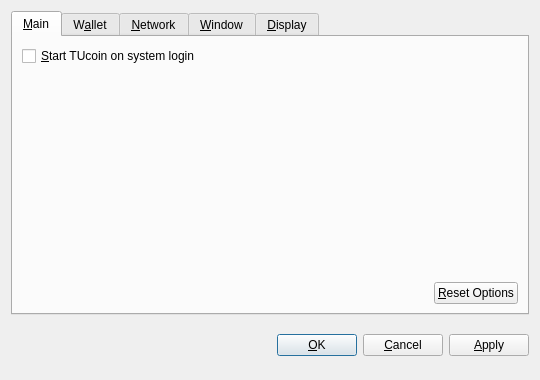
<?xml version="1.0" encoding="UTF-8"?>
<ui version="4.0">
 <class>OptionsDialog</class>
 <widget class="QDialog" name="OptionsDialog">
  <property name="geometry">
   <rect>
    <x>0</x>
    <y>0</y>
    <width>540</width>
    <height>380</height>
   </rect>
  </property>
  <property name="windowTitle">
   <string>Options</string>
  </property>
  <property name="modal">
   <bool>true</bool>
  </property>
  <layout class="QVBoxLayout" name="verticalLayout">
   <item>
    <widget class="QTabWidget" name="tabWidget">
     <property name="tabPosition">
      <enum>QTabWidget::North</enum>
     </property>
     <property name="currentIndex">
      <number>0</number>
     </property>
     <widget class="QWidget" name="tabMain">
      <attribute name="title">
       <string>&amp;Main</string>
      </attribute>
      <layout class="QVBoxLayout" name="verticalLayout_Main">
       <item>
        <widget class="QCheckBox" name="bitcoinAtStartup">
         <property name="toolTip">
          <string>Automatically start TUcoin after logging in to the system.</string>
         </property>
         <property name="text">
          <string>&amp;Start TUcoin on system login</string>
         </property>
        </widget>
       </item>
       <item>
        <spacer name="verticalSpacer_Main">
         <property name="orientation">
          <enum>Qt::Vertical</enum>
         </property>
         <property name="sizeHint" stdset="0">
          <size>
           <width>20</width>
           <height>40</height>
          </size>
         </property>
        </spacer>
       </item>
       <item>
        <layout class="QHBoxLayout" name="horizontalLayout_2_Main">
         <item>
          <spacer name="horizontalSpacer_2_Main">
           <property name="orientation">
            <enum>Qt::Horizontal</enum>
           </property>
           <property name="sizeHint" stdset="0">
            <size>
             <width>40</width>
             <height>20</height>
            </size>
           </property>
          </spacer>
         </item>
         <item>
          <widget class="QPushButton" name="resetButton">
           <property name="toolTip">
            <string>Reset all client options to default.</string>
           </property>
           <property name="text">
            <string>&amp;Reset Options</string>
           </property>
           <property name="autoDefault">
            <bool>false</bool>
           </property>
          </widget>
         </item>
        </layout>
       </item>
      </layout>
     </widget>
     <widget class="QWidget" name="tabWallet">
      <attribute name="title">
       <string>W&amp;allet</string>
      </attribute>
      <layout class="QVBoxLayout" name="verticalLayout_Network">
       <item>
        <widget class="QLabel" name="transactionFeeInfoLabel">
         <property name="text">
          <string>Optional transaction fee per kB that helps make sure your transactions are processed quickly. Most transactions are 1 kB.</string>
         </property>
         <property name="textFormat">
          <enum>Qt::PlainText</enum>
         </property>
         <property name="wordWrap">
          <bool>true</bool>
         </property>
        </widget>
       </item>
       <item>
        <layout class="QHBoxLayout" name="horizontalLayout_1_Main">
         <item>
          <widget class="QLabel" name="transactionFeeLabel">
           <property name="text">
            <string>Pay transaction &amp;fee</string>
           </property>
           <property name="textFormat">
            <enum>Qt::PlainText</enum>
           </property>
           <property name="buddy">
            <cstring>transactionFee</cstring>
           </property>
          </widget>
         </item>
         <item>
          <widget class="BitcoinAmountField" name="transactionFee"/>
         </item>
         <item>
          <spacer name="horizontalSpacer_1_Main">
           <property name="orientation">
            <enum>Qt::Horizontal</enum>
           </property>
           <property name="sizeHint" stdset="0">
            <size>
             <width>40</width>
             <height>20</height>
            </size>
           </property>
          </spacer>
         </item>
        </layout>
       </item>
       <item>
        <widget class="QLabel" name="label">
         <property name="text">
          <string>If you disable the spending of unconfirmed change, the change from a transaction cannot be used until that transaction has at least one confirmation. This also affects how your balance is computed.</string>
         </property>
         <property name="wordWrap">
          <bool>true</bool>
         </property>
        </widget>
       </item>
       <item>
        <widget class="QCheckBox" name="spendZeroConfChange">
         <property name="text">
          <string>Spend unconfirmed change  (experts only)</string>
         </property>
        </widget>
       </item>
       <item>
        <spacer name="verticalSpacer">
         <property name="orientation">
          <enum>Qt::Vertical</enum>
         </property>
         <property name="sizeHint" stdset="0">
          <size>
           <width>20</width>
           <height>40</height>
          </size>
         </property>
        </spacer>
       </item>
      </layout>
     </widget>
     <widget class="QWidget" name="tabNetwork">
      <attribute name="title">
       <string>&amp;Network</string>
      </attribute>
      <layout class="QVBoxLayout" name="verticalLayout_Network">
       <item>
        <widget class="QCheckBox" name="mapPortUpnp">
         <property name="toolTip">
          <string>Automatically open the TUcoin client port on the router. This only works when your router supports UPnP and it is enabled.</string>
         </property>
         <property name="text">
          <string>Map port using &amp;UPnP</string>
         </property>
        </widget>
       </item>
       <item>
        <widget class="QCheckBox" name="connectSocks">
         <property name="toolTip">
          <string>Connect to the TUcoin network through a SOCKS proxy (e.g. when connecting through Tor).</string>
         </property>
         <property name="text">
          <string>&amp;Connect through SOCKS proxy:</string>
         </property>
        </widget>
       </item>
       <item>
        <layout class="QHBoxLayout" name="horizontalLayout_Network">
         <item>
          <widget class="QLabel" name="proxyIpLabel">
           <property name="text">
            <string>Proxy &amp;IP:</string>
           </property>
           <property name="textFormat">
            <enum>Qt::PlainText</enum>
           </property>
           <property name="buddy">
            <cstring>proxyIp</cstring>
           </property>
          </widget>
         </item>
         <item>
          <widget class="QValidatedLineEdit" name="proxyIp">
           <property name="maximumSize">
            <size>
             <width>140</width>
             <height>16777215</height>
            </size>
           </property>
           <property name="toolTip">
            <string>IP address of the proxy (e.g. 127.0.0.1)</string>
           </property>
          </widget>
         </item>
         <item>
          <widget class="QLabel" name="proxyPortLabel">
           <property name="text">
            <string>&amp;Port:</string>
           </property>
           <property name="textFormat">
            <enum>Qt::PlainText</enum>
           </property>
           <property name="buddy">
            <cstring>proxyPort</cstring>
           </property>
          </widget>
         </item>
         <item>
          <widget class="QLineEdit" name="proxyPort">
           <property name="maximumSize">
            <size>
             <width>55</width>
             <height>16777215</height>
            </size>
           </property>
           <property name="toolTip">
            <string>Port of the proxy (e.g. 9050)</string>
           </property>
          </widget>
         </item>
         <item>
          <widget class="QLabel" name="socksVersionLabel">
           <property name="text">
            <string>SOCKS &amp;Version:</string>
           </property>
           <property name="textFormat">
            <enum>Qt::PlainText</enum>
           </property>
           <property name="buddy">
            <cstring>socksVersion</cstring>
           </property>
          </widget>
         </item>
         <item>
          <widget class="QValueComboBox" name="socksVersion">
           <property name="toolTip">
            <string>SOCKS version of the proxy (e.g. 5)</string>
           </property>
          </widget>
         </item>
         <item>
          <spacer name="horizontalSpacer_Network">
           <property name="orientation">
            <enum>Qt::Horizontal</enum>
           </property>
           <property name="sizeHint" stdset="0">
            <size>
             <width>40</width>
             <height>20</height>
            </size>
           </property>
          </spacer>
         </item>
        </layout>
       </item>
       <item>
        <spacer name="verticalSpacer_Network">
         <property name="orientation">
          <enum>Qt::Vertical</enum>
         </property>
         <property name="sizeHint" stdset="0">
          <size>
           <width>20</width>
           <height>40</height>
          </size>
         </property>
        </spacer>
       </item>
      </layout>
     </widget>
     <widget class="QWidget" name="tabWindow">
      <attribute name="title">
       <string>&amp;Window</string>
      </attribute>
      <layout class="QVBoxLayout" name="verticalLayout_Window">
       <item>
        <widget class="QCheckBox" name="minimizeToTray">
         <property name="toolTip">
          <string>Show only a tray icon after minimizing the window.</string>
         </property>
         <property name="text">
          <string>&amp;Minimize to the tray instead of the taskbar</string>
         </property>
        </widget>
       </item>
       <item>
        <widget class="QCheckBox" name="minimizeOnClose">
         <property name="toolTip">
          <string>Minimize instead of exit the application when the window is closed. When this option is enabled, the application will be closed only after selecting Quit in the menu.</string>
         </property>
         <property name="text">
          <string>M&amp;inimize on close</string>
         </property>
        </widget>
       </item>
       <item>
        <spacer name="verticalSpacer_Window">
         <property name="orientation">
          <enum>Qt::Vertical</enum>
         </property>
         <property name="sizeHint" stdset="0">
          <size>
           <width>20</width>
           <height>40</height>
          </size>
         </property>
        </spacer>
       </item>
      </layout>
     </widget>
     <widget class="QWidget" name="tabDisplay">
      <attribute name="title">
       <string>&amp;Display</string>
      </attribute>
      <layout class="QVBoxLayout" name="verticalLayout_Display">
       <item>
        <layout class="QHBoxLayout" name="horizontalLayout_1_Display">
         <item>
          <widget class="QLabel" name="langLabel">
           <property name="text">
            <string>User Interface &amp;language:</string>
           </property>
           <property name="textFormat">
            <enum>Qt::PlainText</enum>
           </property>
           <property name="buddy">
            <cstring>lang</cstring>
           </property>
          </widget>
         </item>
         <item>
          <widget class="QValueComboBox" name="lang">
           <property name="toolTip">
            <string>The user interface language can be set here. This setting will take effect after restarting TUcoin.</string>
           </property>
          </widget>
         </item>
        </layout>
       </item>
       <item>
        <layout class="QHBoxLayout" name="horizontalLayout_2_Display">
         <item>
          <widget class="QLabel" name="unitLabel">
           <property name="text">
            <string>&amp;Unit to show amounts in:</string>
           </property>
           <property name="textFormat">
            <enum>Qt::PlainText</enum>
           </property>
           <property name="buddy">
            <cstring>unit</cstring>
           </property>
          </widget>
         </item>
         <item>
          <widget class="QValueComboBox" name="unit">
           <property name="toolTip">
            <string>Choose the default subdivision unit to show in the interface and when sending coins.</string>
           </property>
          </widget>
         </item>
        </layout>
       </item>
       <item>
        <widget class="QCheckBox" name="displayAddresses">
         <property name="toolTip">
          <string>Whether to show TUcoin addresses in the transaction list or not.</string>
         </property>
         <property name="text">
          <string>&amp;Display addresses in transaction list</string>
         </property>
        </widget>
       </item>
       <item>
        <widget class="QCheckBox" name="coinControlFeatures">
         <property name="toolTip">
          <string>Whether to show coin control features or not.</string>
         </property>
         <property name="text">
          <string>Display coin &amp;control features (experts only!)</string>
         </property>
        </widget>
       </item>
       <item>
        <spacer name="verticalSpacer_Display">
         <property name="orientation">
          <enum>Qt::Vertical</enum>
         </property>
         <property name="sizeHint" stdset="0">
          <size>
           <width>20</width>
           <height>40</height>
          </size>
         </property>
        </spacer>
       </item>
      </layout>
     </widget>
    </widget>
   </item>
   <item>
    <layout class="QHBoxLayout" name="horizontalLayout_Buttons">
     <item>
      <spacer name="horizontalSpacer_1">
       <property name="orientation">
        <enum>Qt::Horizontal</enum>
       </property>
       <property name="sizeHint" stdset="0">
        <size>
         <width>40</width>
         <height>48</height>
        </size>
       </property>
      </spacer>
     </item>
     <item>
      <widget class="QLabel" name="statusLabel">
       <property name="font">
        <font>
         <weight>75</weight>
         <bold>true</bold>
        </font>
       </property>
       <property name="text">
        <string/>
       </property>
       <property name="textFormat">
        <enum>Qt::PlainText</enum>
       </property>
       <property name="wordWrap">
        <bool>true</bool>
       </property>
      </widget>
     </item>
     <item>
      <spacer name="horizontalSpacer_2">
       <property name="orientation">
        <enum>Qt::Horizontal</enum>
       </property>
       <property name="sizeHint" stdset="0">
        <size>
         <width>40</width>
         <height>48</height>
        </size>
       </property>
      </spacer>
     </item>
     <item>
      <widget class="QPushButton" name="okButton">
       <property name="text">
        <string>&amp;OK</string>
       </property>
      </widget>
     </item>
     <item>
      <widget class="QPushButton" name="cancelButton">
       <property name="text">
        <string>&amp;Cancel</string>
       </property>
       <property name="autoDefault">
        <bool>false</bool>
       </property>
      </widget>
     </item>
     <item>
      <widget class="QPushButton" name="applyButton">
       <property name="text">
        <string>&amp;Apply</string>
       </property>
       <property name="autoDefault">
        <bool>false</bool>
       </property>
      </widget>
     </item>
    </layout>
   </item>
  </layout>
 </widget>
 <customwidgets>
  <customwidget>
   <class>BitcoinAmountField</class>
   <extends>QSpinBox</extends>
   <header>bitcoinamountfield.h</header>
  </customwidget>
  <customwidget>
   <class>QValueComboBox</class>
   <extends>QComboBox</extends>
   <header>qvaluecombobox.h</header>
  </customwidget>
  <customwidget>
   <class>QValidatedLineEdit</class>
   <extends>QLineEdit</extends>
   <header>qvalidatedlineedit.h</header>
  </customwidget>
 </customwidgets>
 <resources/>
 <connections/>
</ui>
